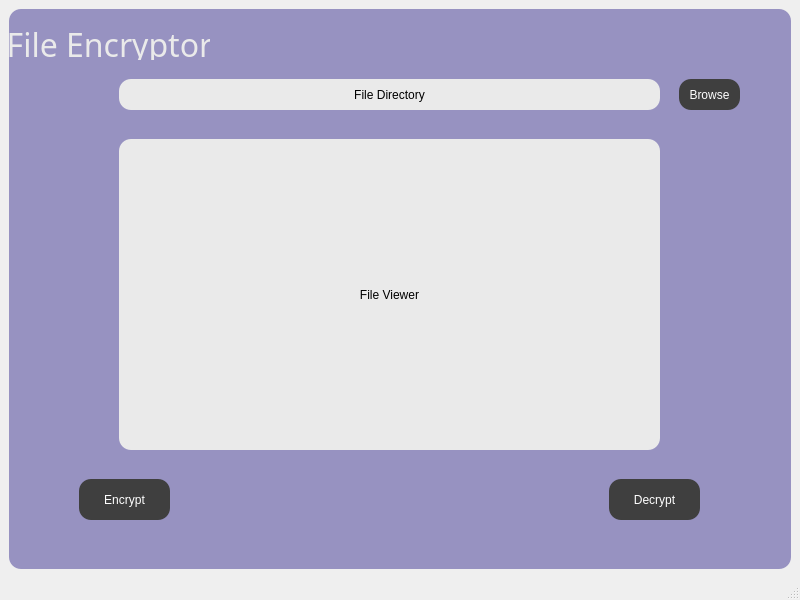
<?xml version="1.0" encoding="UTF-8"?>
<ui version="4.0">
 <class>MainWindow</class>
 <widget class="QMainWindow" name="MainWindow">
  <property name="geometry">
   <rect>
    <x>0</x>
    <y>0</y>
    <width>800</width>
    <height>600</height>
   </rect>
  </property>
  <property name="windowTitle">
   <string>MainWindow</string>
  </property>
  <widget class="QWidget" name="centralwidget">
   <property name="styleSheet">
    <string notr="true">QWidget {
	borders:none;
	borders-radius:12px;
}</string>
   </property>
   <layout class="QVBoxLayout" name="verticalLayout">
    <item>
     <widget class="QFrame" name="frame">
      <property name="styleSheet">
       <string notr="true">QFrame {
	background-color:rgb(151, 146, 193);
	borders:none;
	border-radius:12px;
}</string>
      </property>
      <property name="frameShape">
       <enum>QFrame::StyledPanel</enum>
      </property>
      <property name="frameShadow">
       <enum>QFrame::Raised</enum>
      </property>
      <widget class="QLabel" name="dir_Screen">
       <property name="geometry">
        <rect>
         <x>110</x>
         <y>70</y>
         <width>541</width>
         <height>31</height>
        </rect>
       </property>
       <property name="sizePolicy">
        <sizepolicy hsizetype="Preferred" vsizetype="Preferred">
         <horstretch>0</horstretch>
         <verstretch>0</verstretch>
        </sizepolicy>
       </property>
       <property name="styleSheet">
        <string notr="true">QLabel{  	
		background-color:rgb(234, 234, 234);
		color:black;
}</string>
       </property>
       <property name="text">
        <string>File Directory</string>
       </property>
       <property name="alignment">
        <set>Qt::AlignCenter</set>
       </property>
      </widget>
      <widget class="QPushButton" name="browse_btn">
       <property name="geometry">
        <rect>
         <x>670</x>
         <y>70</y>
         <width>61</width>
         <height>31</height>
        </rect>
       </property>
       <property name="styleSheet">
        <string notr="true">QPushButton {
	background-color:rgb(63, 63, 63);
	color:rgb(255, 255, 255);
	border:none;
	border-radius:12px;

}

QPushButton:hover {
	background-color:rgb(124, 124, 124);

}
</string>
       </property>
       <property name="text">
        <string>Browse</string>
       </property>
      </widget>
      <widget class="QLabel" name="file_Screen">
       <property name="geometry">
        <rect>
         <x>110</x>
         <y>130</y>
         <width>541</width>
         <height>311</height>
        </rect>
       </property>
       <property name="sizePolicy">
        <sizepolicy hsizetype="Preferred" vsizetype="Preferred">
         <horstretch>0</horstretch>
         <verstretch>0</verstretch>
        </sizepolicy>
       </property>
       <property name="styleSheet">
        <string notr="true">QLabel{  	
		background-color:rgb(234, 234, 234);
		color:black;
}</string>
       </property>
       <property name="text">
        <string>File Viewer</string>
       </property>
       <property name="alignment">
        <set>Qt::AlignCenter</set>
       </property>
      </widget>
      <widget class="QPushButton" name="browse_btn_3">
       <property name="geometry">
        <rect>
         <x>70</x>
         <y>470</y>
         <width>91</width>
         <height>41</height>
        </rect>
       </property>
       <property name="styleSheet">
        <string notr="true">QPushButton {
	background-color:rgb(63, 63, 63);
	color:rgb(255, 255, 255);
	border:none;
	border-radius:12px;

}

QPushButton:hover {
	background-color:rgb(124, 124, 124);

}</string>
       </property>
       <property name="text">
        <string>Encrypt</string>
       </property>
      </widget>
      <widget class="QPushButton" name="browse_btn_4">
       <property name="geometry">
        <rect>
         <x>600</x>
         <y>470</y>
         <width>91</width>
         <height>41</height>
        </rect>
       </property>
       <property name="styleSheet">
        <string notr="true">QPushButton {
	background-color:rgb(63, 63, 63);
	color:rgb(255, 255, 255);
	border:none;
	border-radius:12px;

}

QPushButton:hover {
	background-color:rgb(124, 124, 124);

}</string>
       </property>
       <property name="text">
        <string>Decrypt</string>
       </property>
      </widget>
      <widget class="QLabel" name="label">
       <property name="geometry">
        <rect>
         <x>0</x>
         <y>20</y>
         <width>201</width>
         <height>31</height>
        </rect>
       </property>
       <property name="font">
        <font>
         <family>Tamil Sangam MN</family>
         <pointsize>24</pointsize>
        </font>
       </property>
       <property name="styleSheet">
        <string notr="true">QLabel{
	color:rgb(234, 234, 234)
}</string>
       </property>
       <property name="text">
        <string>File Encryptor</string>
       </property>
       <property name="alignment">
        <set>Qt::AlignCenter</set>
       </property>
      </widget>
     </widget>
    </item>
   </layout>
  </widget>
  <widget class="QMenuBar" name="menubar">
   <property name="geometry">
    <rect>
     <x>0</x>
     <y>0</y>
     <width>800</width>
     <height>22</height>
    </rect>
   </property>
  </widget>
  <widget class="QStatusBar" name="statusbar"/>
 </widget>
 <resources/>
 <connections/>
</ui>
